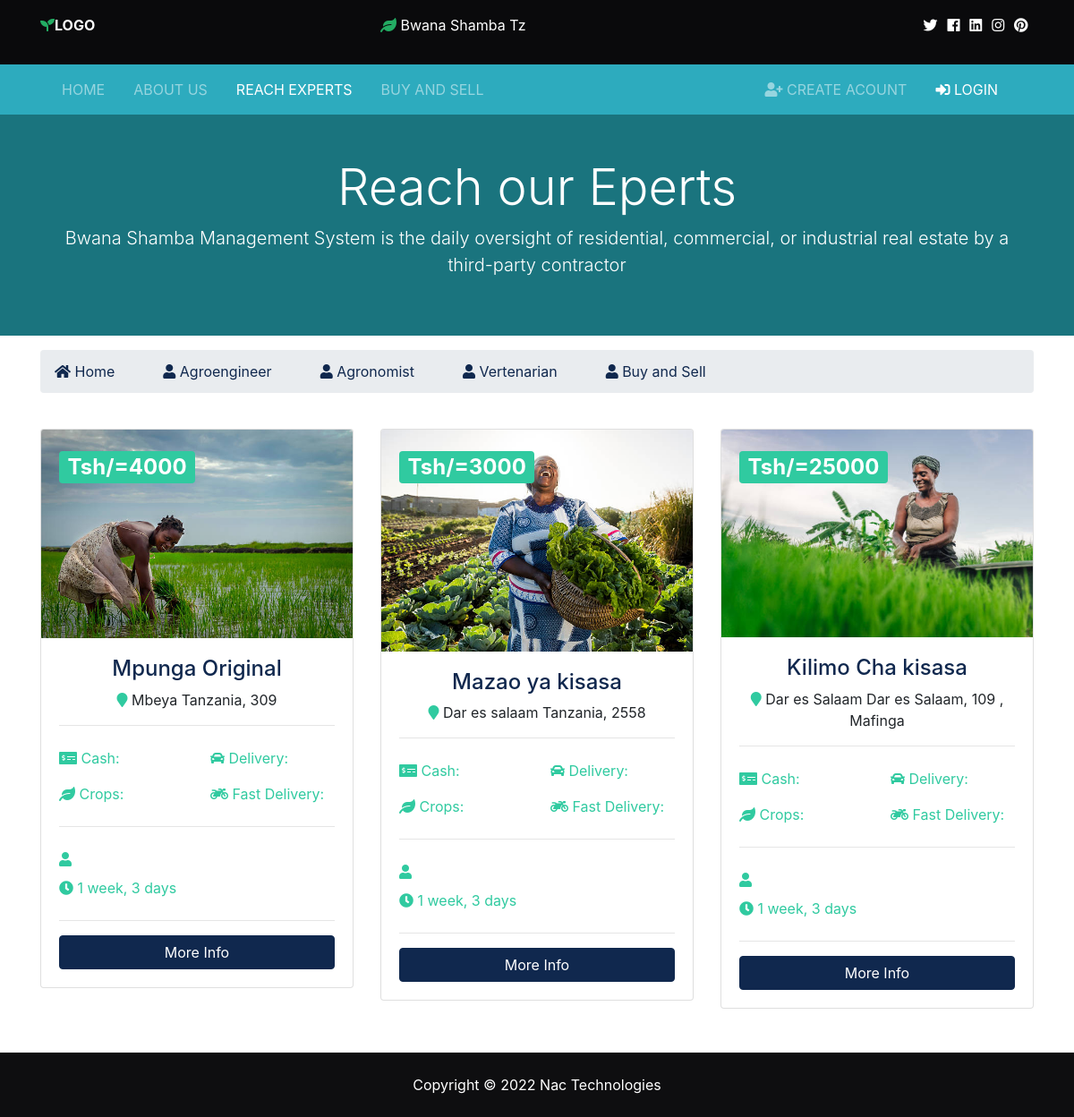
/listings/, run on the app's committed database.
### listings/models.py (models this page shows, shortened)
class Listing(models.Model):
    customer= models.ForeignKey(customer, on_delete=models.DO_NOTHING)
    title = models.CharField(max_length=200)
    address = models.CharField(max_length=200)
    city = models.CharField(max_length=100)
    state = models.CharField(max_length=100)
    zipcode = models.CharField(max_length=20)
    description = models.TextField(blank=True)
    price = models.CharField( max_length = 200)
    lot_size = models.DecimalField(max_digits=5, decimal_places=1)
    photo_main = models.ImageField(upload_to='photos/%Y/%m/%d/')
    is_published = models.BooleanField(default=True)
    list_date = models.DateTimeField(default=datetime.now, blank=True)

### listings/views.py (the view)
# urls.py: path('', views.index, name='listings'),
def index(request):
    listings = Listing.objects.order_by('-list_date').filter(is_published=True)
    paginator = Paginator(listings, 6)
    page = request.GET.get('page')
    paged_listings = paginator.get_page(page)
    context = {
        'listings': paged_listings
    }
    return render(request, 'listings/listings.html', context)

### templates/listings/listings.html (shortened to what this page needs)
{% extends 'base.html' %}
{% block content %}
<section id="" class="py-5 text-white" style="background-color:rgb(26, 116, 126);">
    <div class="container">
      <div class="row text-center">
        <div class="col-md-12">
          <h1 class="display-4">Reach our Eperts</h1>
          <p class="lead">Bwana Shamba Management System is the daily oversight of residential, commercial, or industrial real estate by a third-party contractor</p>
        </div>
      </div>
    </div>
  </section>
  <section id="bc" class="mt-3">
    <div class="container">
      <nav aria-label="breadcrumb">
        <ol class="breadcrumb">
          <li class="breadcrumb-item">
            <a href="{% url 'index' %}">
              <i class="fas fa-home"></i> Home</a>
          </li> &nbsp;&nbsp;&nbsp;&nbsp;&nbsp;&nbsp;&nbsp;&nbsp;&nbsp;&nbsp;&nbsp;&nbsp;
          <li class=" ">
            <a href="{% url 'login' %}">
                <i class="fas fa-user"></i> Agroengineer</a>
        </li> &nbsp;&nbsp;&nbsp;&nbsp;&nbsp;&nbsp;&nbsp;&nbsp;&nbsp;&nbsp;&nbsp;&nbsp;
        <li class=" ">
          <a href="{% url 'login' %}">
              <i class="fas fa-user"></i> Agronomist</a>
      </li> &nbsp;&nbsp;&nbsp;&nbsp;&nbsp;&nbsp;&nbsp;&nbsp;&nbsp;&nbsp;&nbsp;&nbsp;
      <li class="">
        <a href="{% url 'login' %}">
            <i class="fas fa-user"></i> Vertenarian</a>
        </li> &nbsp;&nbsp;&nbsp;&nbsp;&nbsp;&nbsp;&nbsp;&nbsp;&nbsp;&nbsp;&nbsp;&nbsp;
        <li class="">
          <a href="{% url 'login' %}">
              <i class="fas fa-user"></i> Buy and Sell</a>
          </li> &nbsp;&nbsp;&nbsp;&nbsp;&nbsp;&nbsp;&nbsp;&nbsp;&nbsp;&nbsp;&nbsp;&nbsp;
        </ol>
      </nav>
    </div>
  </section>
  <section id="listings" class="py-4">
    <div class="container">
      <div class="row">
        {% if listings %}
          {% for listing in listings %}
          <div class="col-md-6 col-lg-4 mb-4">
              <div class="card listing-preview">
                <img class="card-img-top" src="{{ listing.photo_main.url }}" alt="">
                <div class="card-img-overlay">
                  <h2>
                    <span class="badge badge-secondary text-white">Tsh/={{ listing.price }}</span>
                  </h2>
                </div>
                <div class="card-body">
                  <div class="listing-heading text-center">
                    <h4 class="text-primary">{{ listing.title }}</h4>
                    <p>
                      <i class="fas fa-map-marker text-secondary"></i> {{ listing.city }} {{ listing.state }}, {{ listing.zipcode}}</p>
                  </div>
                  <hr>
                  <div class="row py-2 text-secondary">
                    <div class="col-6">
                      <i class="fas fa-money-check-alt"></i> Cash: {{ listing.sqft }}</div>
                    <div class="col-6">
                      <i class="fas fa-car"></i> Delivery: {{ listing.garage }}</div>
                  </div>
                  <div class="row py-2 text-secondary">
                    <div class="col-6">
                      <i class="fas fa-leaf"></i> Crops: {{ listing.bedrooms }}</div>
                    <div class="col-6">
                      <i class="fas fa-motorcycle"></i> Fast Delivery: {{ listing.bathrooms }}</div>
                  </div>
                  <hr>
                  <div class="row py-2 text-secondary">
                    <div class="col-12">
                      <i class="fas fa-user"></i> {{ listing.realtor }}</div>
                  </div>
                  <div class="row text-secondary pb-2">
                    <div class="col-6">
                      <i class="fas fa-clock"></i> {{ listing.list_date | timesince }}</div>
                  </div>
                  <hr>
                  <a href="{% url 'listing' listing.id %}" class="btn btn-primary btn-block">More Info</a>
                </div>
              </div>
            </div>
          {% endfor %}
        {% else %}
          <div class="col-md-12">
            <p>No listings available</p>
          </div>
        {% endif %}
      </div>
      <div class="row">
        <div class="col-md-12">
        </div>
      </div>
    </div>
  </section>
{% endblock %}

### templates/base.html (shortened to what this page needs)
{% load static %}
<!DOCTYPE html>
<html lang="en">
  <head>
    <link rel="stylesheet" href="{% static 'css/all.css' %}" />
    <link rel="stylesheet" href="{% static 'css/bootstrap.css' %}" />
    <link rel="stylesheet" href="{% static 'css/style.css' %}" />
    <link rel="stylesheet" href="{% static 'css/lightbox.min.css' %}" />
  </head>
  <body>
    {% include 'partials/_topbar.html' %}
    {% include 'partials/_navbar.html' %}
    {% block content %} {% endblock %}
    {% include 'partials/_footer.html' %}
  </body>
</html>

### templates/partials/_topbar.html
<section id="" class="p-3 text-white" style="background-color:rgb(10, 10, 12);">
  <div class="container">
    <div class="row">
      <div class="col-md-4"></i>
        <p> <i class="fas fa-seedling" style="color: rgb(35, 172, 99);"></i><B>LOGO</B></p>
      </div>
      <div class="col-md-4">
        <i class="fas fa-leaf"  style="color: rgb(35, 172, 99);"></i> Bwana Shamba Tz
      </div>
      <div class="col-md-4">
        <div class="social text-right">
          <a href="#"> <i class="fab fa-twitter text-white"></i> </a>
          <a href="#"> <i class="fab fa-facebook text-white"></i> </a>
          <a href="#"> <i class="fab fa-linkedin text-white"></i> </a>
          <a href="#"> <i class="fab fa-instagram text-white"></i> </a>
          <a href="#"> <i class="fab fa-pinterest text-white"></i> </a>
        </div>
      </div>
    </div>
  </div>
</section>

### templates/partials/_navbar.html (shortened to what this page needs)
{% load static %}
<nav class="navbar navbar-expand-lg navbar-dark bg-info sticky-top">
  <div class="container">
    <div class="collapse navbar-collapse" id="navbarNavAltMarkup">
      <ul class="navbar-nav">
        <li
          {% if '/' == request.path %}
            class="nav-item active mr-3"
          {% else %}
            class="nav-item mr-3"
          {% endif %}
        >
          <a class="nav-link" href="{% url 'index' %}">Home</a>
        </li>
        <li
          {% if 'about' in request.path %}
            class="nav-item active mr-3"
          {% else %}
            class="nav-item mr-3"
          {% endif %}>
          <a class="nav-link" href="{% url 'about' %}">About Us</a>
        </li>
        <li
          {% if 'listings' in request.path %}
            class="nav-item active mr-3"
          {% else %}
            class="nav-item mr-3"
          {% endif %}>
          <a class="nav-link" href="{% url 'listings' %}">Reach Experts</a>
        </li>
         <li
          {% if 'about' in request.path %}
            class="nav-item active mr-3"
          {% else %}
            class="nav-item mr-3"
          {% endif %}>
          <a class="nav-link" href="{% url 'about' %}">Buy and Sell</a>
        </li>
      </ul>
      <ul class="navbar-nav ml-auto">
        {% if user.is_authenticated %}
          <li
          {% if 'dashboard' in request.path %}
            class="nav-item active mr-3"
          {% else %}
            class="nav-item mr-3"
          {% endif %}
          >
            <a class="nav-link" href="{% url 'dashboard' %}">
              <i class="fas fa-cogs"></i> Welcome {{ user.username }}</a
            >
          </li>
          <li class="nav-item mr-3">
            <a href="javascript:{document.getElementById('logout').submit()}"
            class="nav-link">
              <i class="fas fa-sign-out-alt">Logout</i>
            </a>
            <form action="{% url 'logout' %}" method="POST" id="logout">
              {% csrf_token %}
              <input type="hidden">
            </form>
          </li>
        {% else %}
          <li
          {% if 'register' in request.path %}
            class="nav-item active mr-3"
          {% else %}
            class="nav-item mr-3"
          {% endif %}
          >
            <a class="nav-link" href="{% url 'register' %}">
              <i class="fas fa-user-plus"></i> Create Acount</a
            >
          </li>
          <li
            {% if 'listings' in request.path %}
              class="nav-item active mr-3"
            {% else %}
              class="nav-item mr-3"
            {% endif %}
          >
            <a class="nav-link" href="{% url 'login' %}">
              <i class="fas fa-sign-in-alt"></i>
              Login</a
            >
          </li>
        {% endif %}
      </ul>
    </div>
  </div>
</nav>

### templates/partials/_footer.html
<footer id="" class="py-4 text-white text-center" style="background-color:rgb(14, 14, 16);">
  Copyright &copy; <span class="year"></span> Nac Technologies

### bwanashamba/static/css/all.css (style rules this page uses)
.fa, .fas, .far, .fal, .fab { -moz-osx-font-smoothing: grayscale; -webkit-font-smoothing: antialiased; display: inline-block; font-style: normal; font-variant: normal; text-rendering: auto; line-height: 1; }
.fa-car:before { content: "\f1b9"; }
.fa-clock:before { content: "\f017"; }
.fa-facebook:before { content: "\f09a"; }
.fa-home:before { content: "\f015"; }
.fa-instagram:before { content: "\f16d"; }
.fa-leaf:before { content: "\f06c"; }
.fa-linkedin:before { content: "\f08c"; }
.fa-map-marker:before { content: "\f041"; }
.fa-money-check-alt:before { content: "\f53d"; }
.fa-motorcycle:before { content: "\f21c"; }
.fa-pinterest:before { content: "\f0d2"; }
.fa-seedling:before { content: "\f4d8"; }
.fa-sign-in-alt:before { content: "\f2f6"; }
.fa-twitter:before { content: "\f099"; }
.fa-user:before { content: "\f007"; }
.fa-user-plus:before { content: "\f234"; }
.fab { font-family: 'Font Awesome 5 Brands'; }
.fa, .fas { font-family: 'Font Awesome 5 Free'; font-weight: 900; }

### bwanashamba/static/css/style.css (style rules this page uses)
img { width: 100%; }
.navbar { opacity: 0.9; text-transform: uppercase; }
.social a { margin-right: 0.4rem; }
.listing-preview a { position: relative; }

### data on the page
Listing: photo_main (picture), price "4000", title "Mpunga Original", city "Mbeya", state "Tanzania", zipcode "309", list_date "1 week, 3 days"
Listing: photo_main (picture), price "3000", title "Mazao ya kisasa", city "Dar es salaam", state "Tanzania", zipcode "2558", list_date "1 week, 3 days"
Listing: photo_main (picture), price "25000", title "Kilimo Cha kisasa", city "Dar es Salaam", state "Dar es Salaam", zipcode "109 , Mafinga", list_date "1 week, 3 days"
